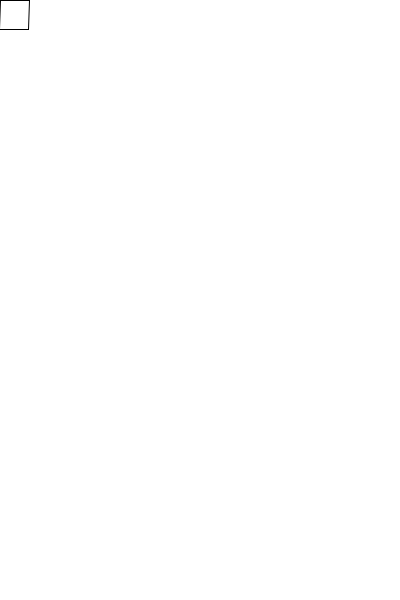
Frame 1 (no input)
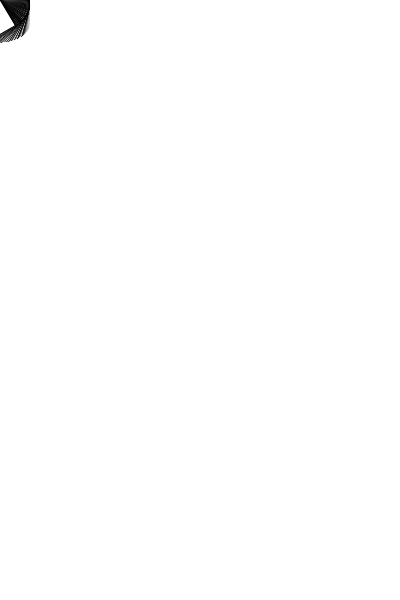
Frame 60 (the mouse pressed at the canvas centre just before this capture)
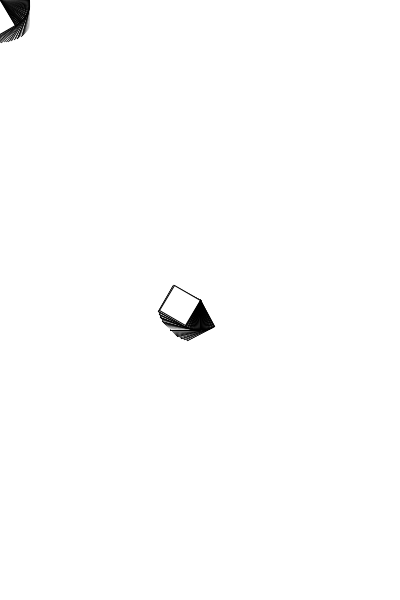
Frame 120 (the mouse held since frame 60 and released just before this capture)

The Processing sketch that drew these frames (run headless with seeded random() and noise(); from frame 60 on, the mouse is pressed at the canvas centre):

// Processing sketch: processing_148555
// ── processing_148555.pde

// First and only once:
void setup()
{
  size(400, 600);
  background(255, 255, 255);
  frameRate(30);
}
 
// Then, repeat:
void draw()
{ 

  translate(mouseX, mouseY);
  rotate(radians(frameCount));
    
  strokeWeight(1);
  stroke(0, 0, 0, 255);
  fill(255, 255, 255, 255);
  rect(0, 0, 30, 30);

}
